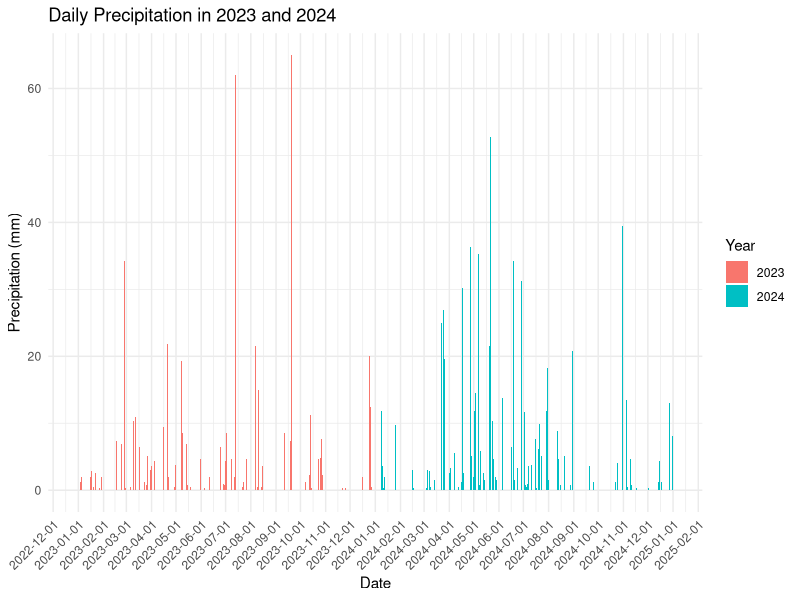

Generate this figure with R:
library(readxl)
library(tidyverse)
library(lubridate)
rain_bar <- read_xlsx("data/rain/historical_rain.xlsx")

# Filter to 2023 and 2024
rain_bar <- rain_bar %>%
  filter(year(day) %in% c(2023, 2024)) %>%
  select(day, precipmm) %>%
  mutate(day = as.Date(day))
class(rain_bar$day)

# bar plot with precipmm by day for each year
rain_bar %>%
  mutate(year = year(day)) %>%
  ggplot(aes(x = day, y = precipmm, fill = as.factor(year))) +
  geom_bar(stat = "identity", position = "dodge") +
  labs(title = "Daily Precipitation in 2023 and 2024",
       x = "Date",
       y = "Precipitation (mm)",
       fill = "Year") +
  theme_minimal() +
  scale_x_date(date_labels = "%Y-%m-%d", date_breaks = "1 month") +
  theme(axis.text.x = element_text(angle = 45, hjust = 1))
